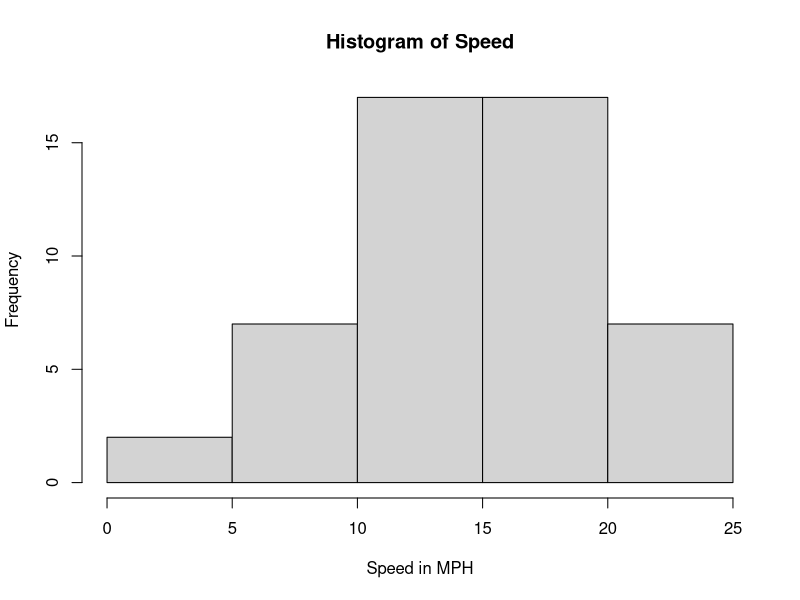
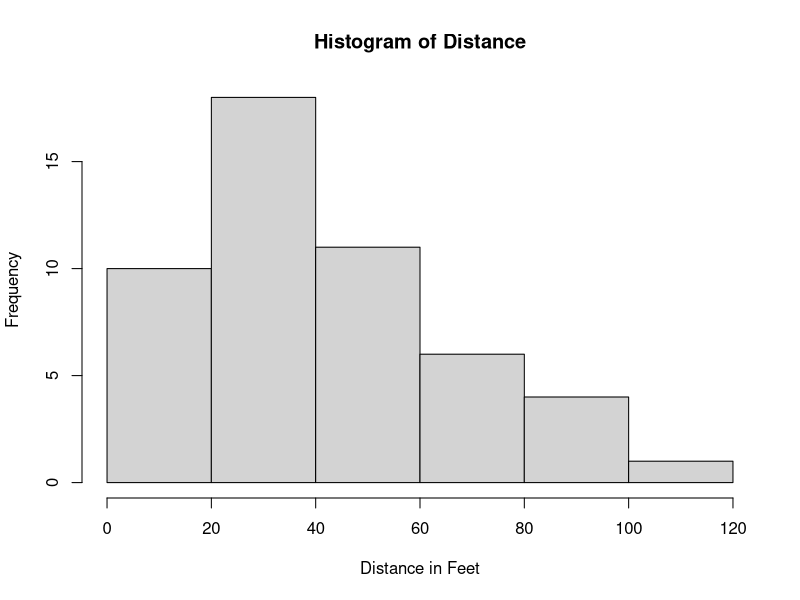
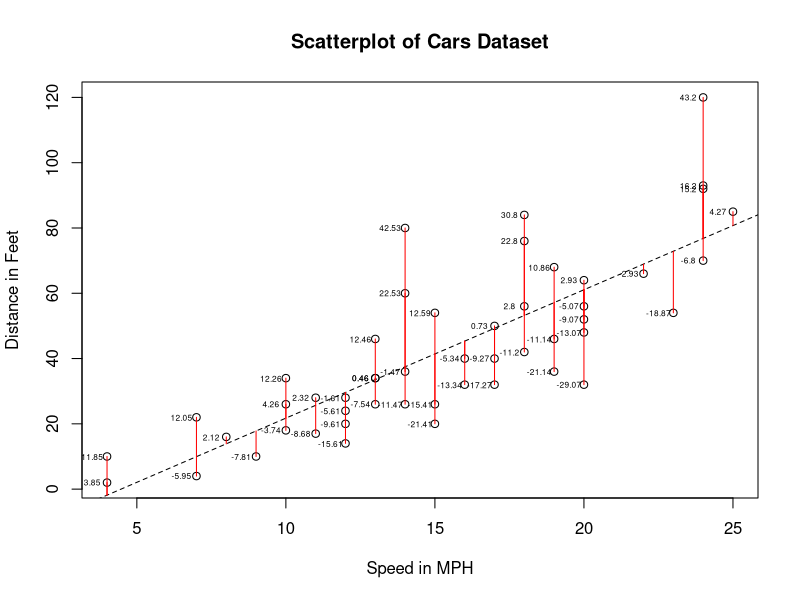
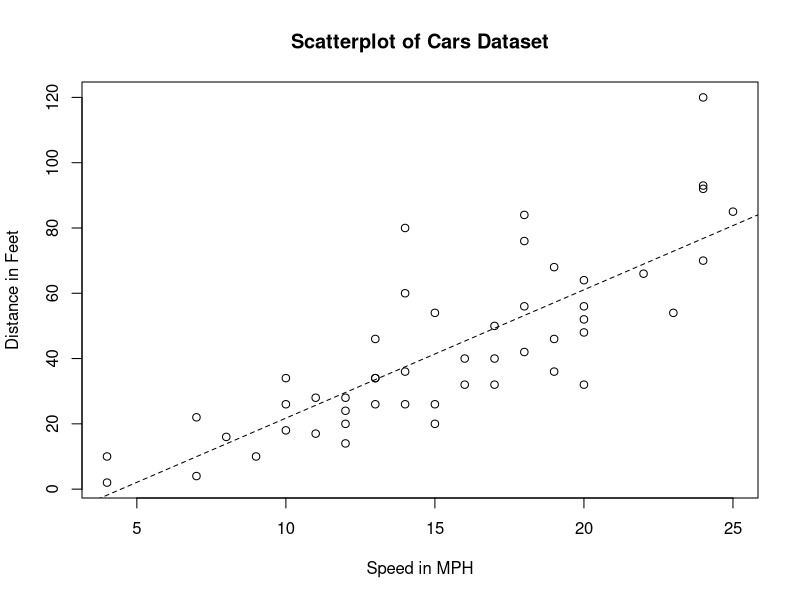
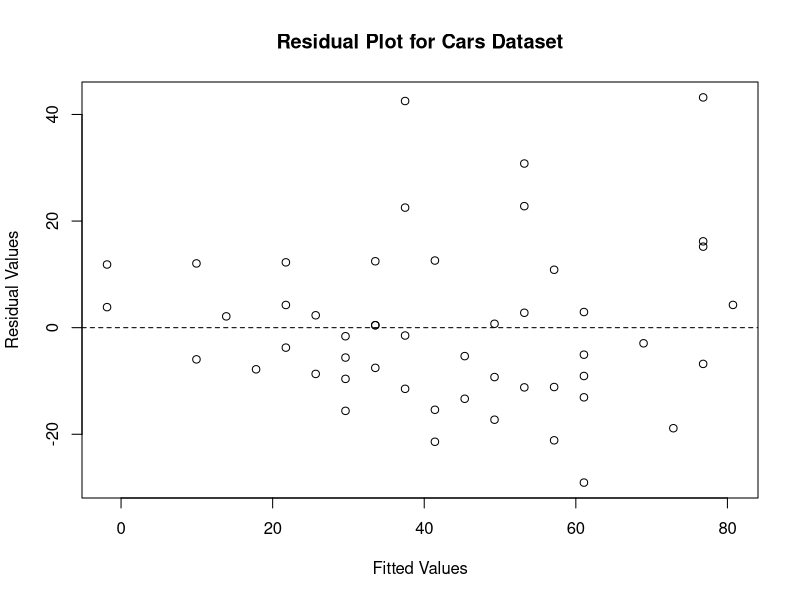
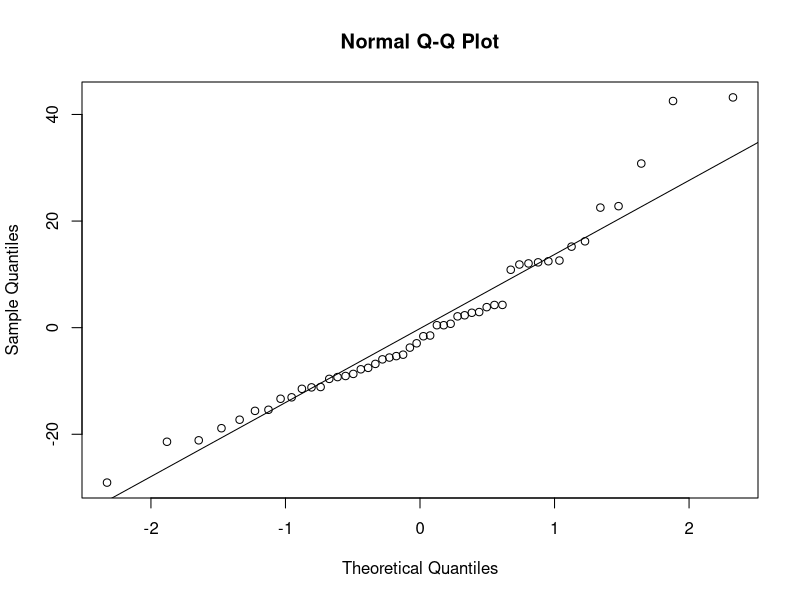
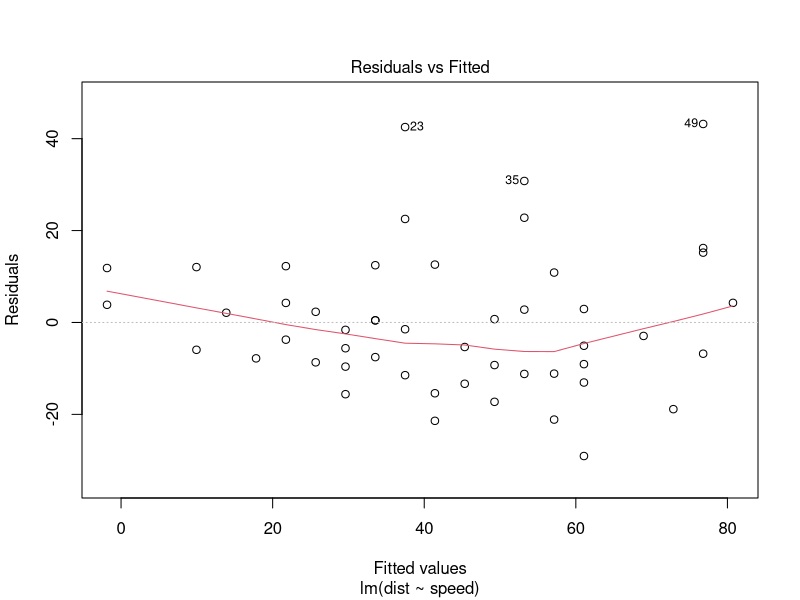
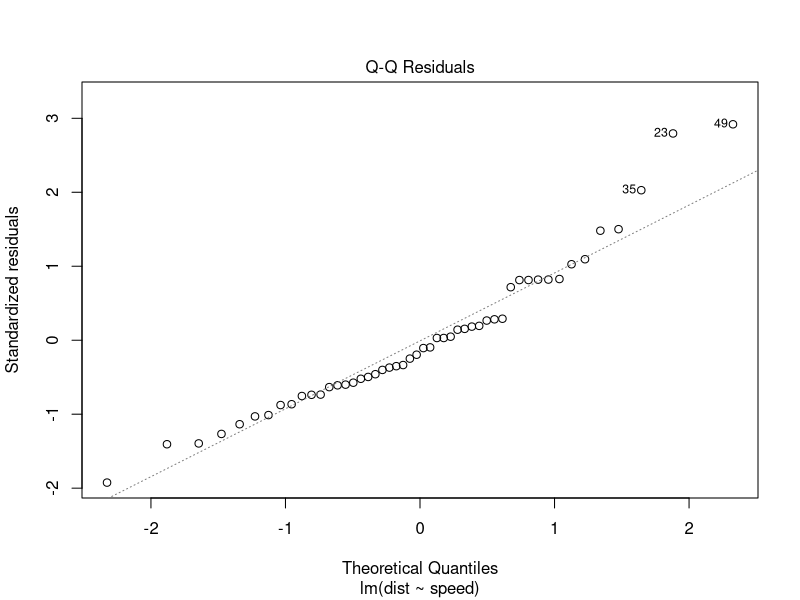

Write the R code that produced these figures, in order. (Note: this script raises an error after producing the figures.)
####################################################
####################################################
#####[03] Simple Linear Regression Lecture Code#####
####################################################
####################################################



##############################################
#####Manual example with the cars dataset#####
##############################################
help(cars)
cars #Investigating the cars dataset.

#Basic numerical EDA for cars dataset.
summary(cars) #Five number summaries.
sapply(cars, sd) #Standard deviations.
cor(cars) #Correlations.

#Basic graphical EDA for cars dataset.
hist(cars$speed, xlab = "Speed in MPH", main = "Histogram of Speed")
hist(cars$dist, xlab = "Distance in Feet", main = "Histogram of Distance")

plot(cars, xlab = "Speed in MPH", ylab = "Distance in Feet",
     main = "Scatterplot of Cars Dataset")

#Manual calculation of simple linear regression coefficients.
beta1 = sum((cars$speed - mean(cars$speed)) * (cars$dist - mean(cars$dist))) /
  sum((cars$speed - mean(cars$speed))^2)

beta0 = mean(cars$dist) - beta1*mean(cars$speed)

#Adding the least squares regression line to the plot.
abline(beta0, beta1, lty = 2)

#Calculating the residual values.
residuals = cars$dist - (beta0 + beta1*cars$speed)

#Note the sum of the residuals is 0.
sum(residuals)

#Visualizing the residuals.
segments(cars$speed, cars$dist,
         cars$speed, (beta0 + beta1*cars$speed),
         col = "red")
text(cars$speed - .5, cars$dist, round(residuals, 2), cex = 0.5)



#################################################
#####Automatic example with the cars dataset#####
#################################################
model = lm(dist ~ speed, data = cars) #Use the linear model function lm() to
                                      #conduct the simple linear regression.
    # automatic betas given

#model = lm(dist ~ speed+weight, data = cars) #(use plus sign for other columns to help predict)

summary(model) #All the summary information for the model in question. Reports:
               #-The five number summary of the residuals.
               #-The coefficient estimates.
               #-The coeffiient standard errors.
               #-The t-test for significance of the coefficient estimates.
               #-The p-values for the significance tests.
               #-The level of significance.
               #-The RSE and degrees of freedom for the model.
               #-The coefficient of determination, R^2.
               #-The overall model F-statistic and corresponding p-value.
# Residuals:
#   Min      1Q  Median      3Q     Max 
# -29.069  -9.525  -2.272   9.215  43.201 
# 
# Coefficients:
#   Estimate Std. Error t value Pr(>|t|)    
# (Intercept) -17.5791     6.7584  -2.601   0.0123 *     #not actually possible to stop at -17 feet at 0 mph (related to the fact that distance relates to sqaure of speed)
#   speed         3.9324     0.4155   9.464 1.49e-12 ***
#   ---
#   Signif. codes:  0 '***' 0.001 '**' 0.01 '*' 0.05 '.' 0.1 ' ' 1
# 
# Residual standard error: 15.38 on 48 degrees of freedom
# Multiple R-squared:  0.6511,	Adjusted R-squared:  0.6438    # 65% chance that it works???
# F-statistic: 89.57 on 1 and 48 DF,  p-value: 1.49e-12


#The equation of the model can be constructed from the output:
#Predicted Distance = -17.6 + (3.9)*Speed

#The interpretation for the slope coefficient: With a 1 MPH increase in car speed,
#the stopping distance, on average, increases by approximately 3.9 feet.

#The interpretation for the intercept coefficient: When a car's speed is 0 MPH,
#the stopping distance, on average, is -17.6 MPH. Theoretically, does this make
#sense? Why might this be the case?

#The residual standard error is about 15.38; this is an approximation of how much
#the residuas tend to deviate around the regression line.

#The coefficient of determination is about 0.65; approximately 65% of the variability
#in the distance variable is explained by the speed variable.

#The intercept, slope, and overall regression is extremely significant (p-values
#all below 0.05).

#Notice that the F-statistic value for the overall regression is the same as the
#square of the t-statistic value for the speed coefficient:
t.statistic = 9.464
f.statistic = 89.57
t.statistic^2

confint(model) #Creating 95% confidence intervals for the model coefficients.

# variance doesnt look constant, but we have a small dataset

####################################################
#####Checking assumptions with the cars dataset#####
####################################################
#Linearity
plot(cars, xlab = "Speed in MPH", ylab = "Distance in Feet",
     main = "Scatterplot of Cars Dataset")
abline(model, lty = 2)

#Constant Variance & Independent Errors
plot(model$fitted, model$residuals,
     xlab = "Fitted Values", ylab = "Residual Values",
     main = "Residual Plot for Cars Dataset")
abline(h = 0, lty = 2)

#Normality
qqnorm(model$residuals)
qqline(model$residuals)

#Using the built-in plot() function to visualize the residual plots.
plot(model) #Note the addition of the loess smoother and scale-location plot
            #in order to assess whether there is a pronounced non-linear
            #relationship. Also the addition of leverage and cook's distance.

#Outliers are observations that have high residual values. The error for these
#observations is relatively large because the observations fall distant from the
#regression line.

#Leverage points are observations that have unusually small or large independent
#variable values; these points fall far from the mean. Thus, these observations
#have a lot of leverage to change the slope of the regression line. The further
#an observation is from the mean of the independent variable, the more leverage
#it has on the slope.

#Cook's distance helps to measure the effect of deleting an observation from the
#dataset and rerunning the regression. Observations that have large residual values
#and also high leverage tend to pose threats to the accuracy of the regression
#line and thus need to be further investigated.

#Visualizing another influence plot for the regression model.
library(car) #Companion to applied regression.
influencePlot(model)



#####################################
#####Predicting New Observations#####
#####################################
model$fitted.values #Returns the fitted values.

newdata = data.frame(speed = c(15, 20, 25)) #Creating a new data frame to pass
                                            #to the predict() function.

predict(model, newdata, interval = "confidence") #Construct confidence intervals
                                                 #for the average value of an
                                                 #outcome at a specific point.

predict(model, newdata, interval = "prediction") #Construct prediction invervals
                                                 #for a single observation's
                                                 #outcome value at a specific point.

#Constructing confidence and prediction bands for the scope of our data.
newdata = data.frame(speed = 4:25)
conf.band = predict(model, newdata, interval = "confidence")
pred.band = predict(model, newdata, interval = "prediction")

#Visualizing the confidence and prediction bands.
plot(cars, xlab = "Speed in MPH", ylab = "Distance in Feet",
     main = "Scatterplot of Cars Dataset")
abline(model, lty = 2) #Plotting the regression line.
lines(newdata$speed, conf.band[, 2], col = "blue") #Plotting the lower confidence band.
lines(newdata$speed, conf.band[, 3], col = "blue") #Plotting the upper confidence band.
lines(newdata$speed, pred.band[, 2], col = "red") #Plotting the lower prediction band.
lines(newdata$speed, pred.band[, 3], col = "red") #Plotting the upper prediction band.
legend("topleft", c("Regression Line", "Conf. Band", "Pred. Band"),
       lty = c(2, 1, 1), col = c("black", "blue", "red"))



####################################
#####The Box-Cox Transformation#####
####################################
bc = boxCox(model) #Automatically plots a 95% confidence interval for the lambda
                   #value that maximizes the likelihhood of transforming to
                   #normality.

lambda = bc$x[which(bc$y == max(bc$y))] #Extracting the best lambda value.

dist.bc = (cars$dist^lambda - 1)/lambda #Applying the Box-Cox transformation.

model.bc = lm(dist.bc ~ cars$speed) #Creating a new regression based on the
                                    #transformed variable.

summary(model.bc) #Assessing the output of the new model.

plot(model.bc) #Assessing the assumptions of the new model.

boxCox(model.bc) #What happens if we want to apply the Box-Cox transformation
                 #a second time?

### An alternative way for boxcox:
library(caret)
boxcox = preProcess(cars %>% select(dist),
                    method = "BoxCox")
dist.bc1 = predict(boxcox, cars %>% select(dist))

print(dist.bc1)
print(dist.bc)

### Using preProcess = "BoxCoc" in the train function results 
### in a different result. By default, BoxCox is applied to
### the independent variables. You may compare the model beneath
### with model.bc

mod.caret = train(dist~., data=cars, preProcess="BoxCox")
